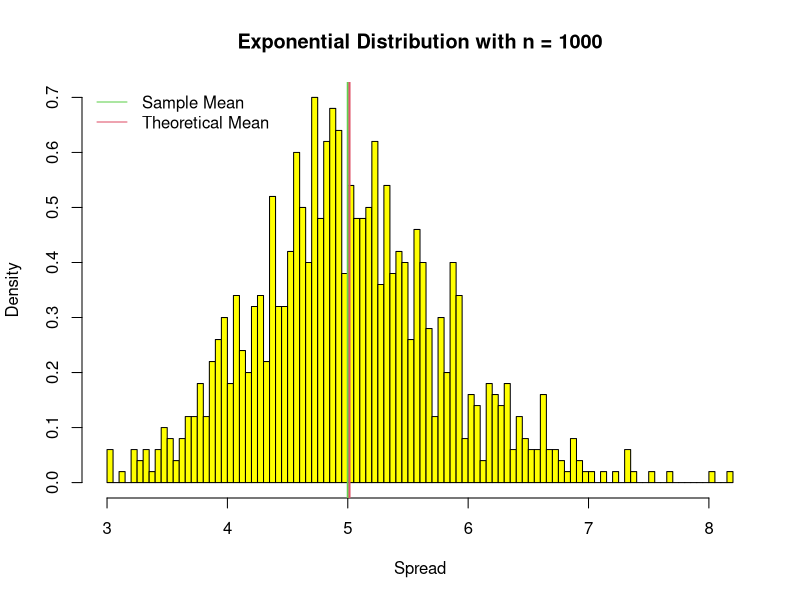
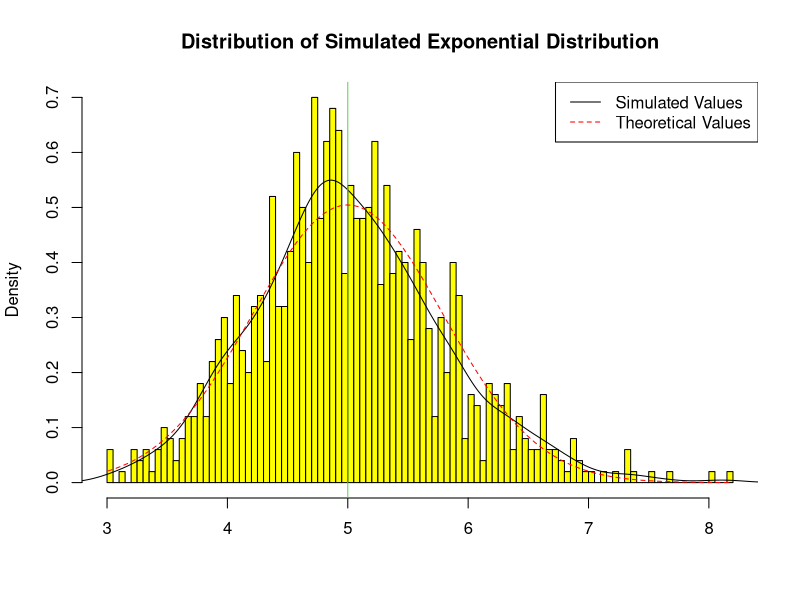
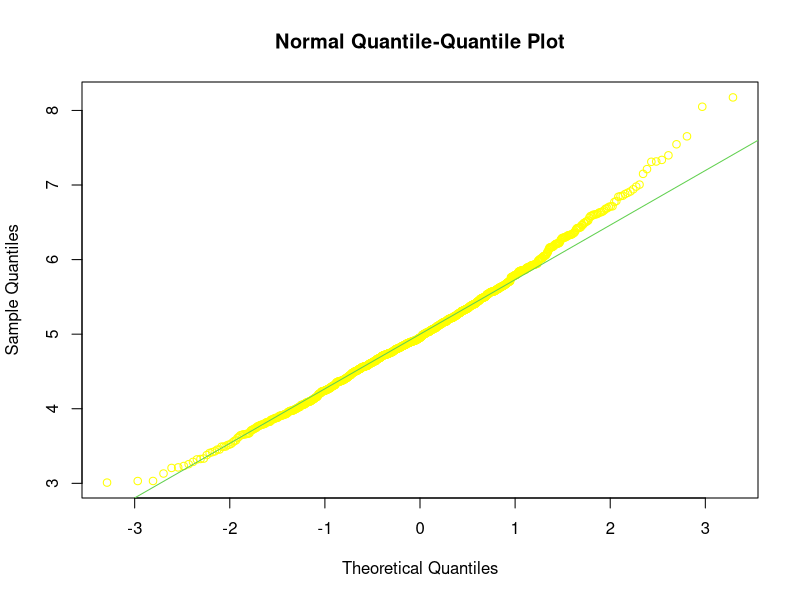
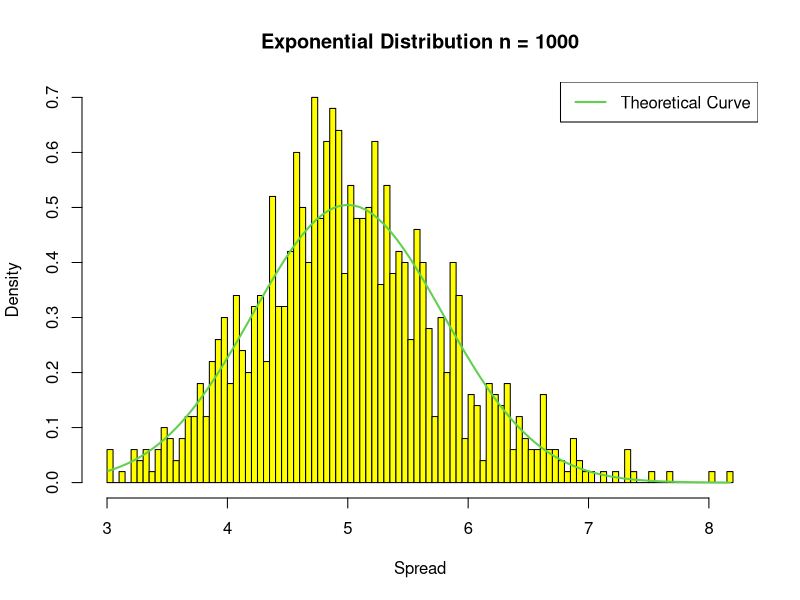

Write the R code that produced these figures, in order.
## ---- chunk 1
lambda = 0.2
n = 40
nosim = 1000
## ---- chunk 2
exponen_simulation <- function(n, lambda)
{
mean(rexp(n,lambda))
}

simData <- data.frame(ncol=2,nrow=1000)
names(simData) <- c("Index","Mean")
for (i in 1:nosim)
{
simData[i,1] <- i
simData[i,2] <- exponen_simulation(n,lambda)
}

## ---- chunk 3
 sample_mean <- mean(simData$Mean)
 sample_mean
## ---- chunk 4
 sample_mean # near to  5
## ---- chunk 5
theoritical_mean <- 1/lambda
theoritical_mean
## ---- chunk 6
hist(simData$Mean, 
breaks=100, 
prob=TRUE, 
col="yellow",
main="Exponential Distribution with n = 1000", 
xlab="Spread")
abline(v = theoritical_mean, 
col= 3,
lwd = 2)
abline(v = sample_mean, 
col = 2,
lwd = 2)
legend('topleft', c("Sample Mean", "Theoretical Mean"), 
lty=c(1,1), 
bty = "n",
col = c(col=3, col=2))
## ---- chunk 7
sample_var <- var(simData$Mean)
sample_var
## ---- chunk 8
theor_var <- ((1/lambda)^2)/40
theor_var
## ---- chunk 9
hist(simData$Mean, 
breaks = 100, 
prob = TRUE, 
col="yellow",
main = "Distribution of Simulated Exponential Distribution", xlab="")
lines(density(simData$Mean))
abline(v = 1/lambda, col = 3)
xfit <- seq(min(simData$Mean), max(simData$Mean), length = 100)
yfit <- dnorm(xfit, mean = 1/lambda, sd = (1/lambda/sqrt(40)))
lines(xfit, yfit, pch=22, col="red", lty=2)
legend('topright', c("Simulated Values", "Theoretical Values"), lty=c(1,2), col=c("black", "red"))
## ---- chunk 10
qqnorm(simData$Mean, 
col="yellow",
main="Normal Quantile-Quantile Plot")
qqline(simData$Mean, 
col="3")
## ---- chunk 11
hist(simData$Mean, 
breaks = 100, 
prob = TRUE, 
col="yellow",
main ="Exponential Distribution n = 1000", 
xlab ="Spread")
xfit <- seq(min(simData$Mean), max(simData$Mean), length = 100)
yfit <- dnorm(xfit, mean = 1/lambda, sd = (1/lambda/sqrt(40)))
lines(xfit, yfit, pch=22, col = 3, lwd=2)
legend('topright', c("Theoretical Curve"), lty=1,lwd=2, col=3)
